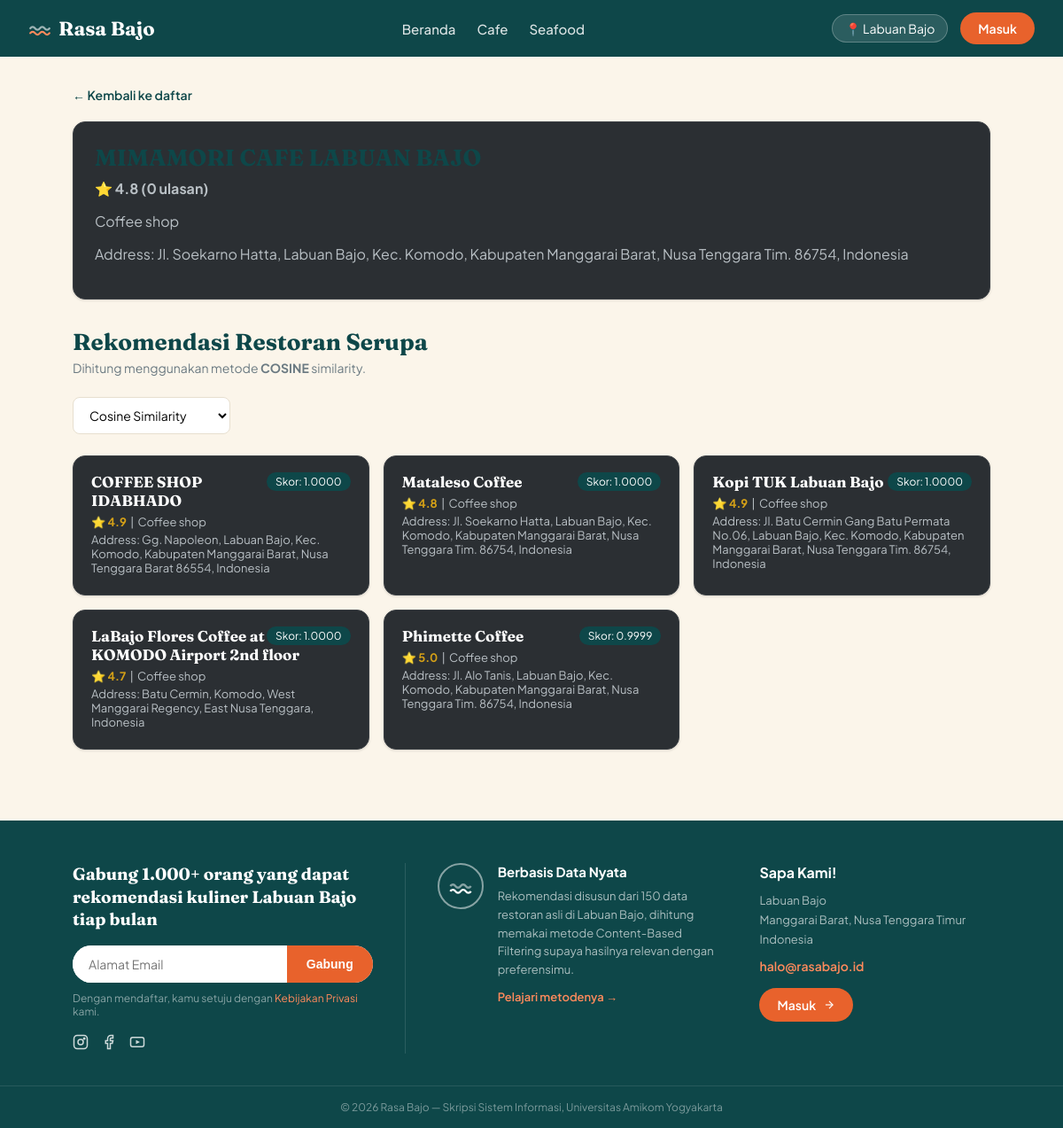
Screenshot of /restoran/2 with the database file from the repository.
### tables this page shows
CREATE TABLE `restoran` (
  `id_restoran` int(11) NOT NULL,
  `restoran_id_csv` int(11) DEFAULT NULL,
  `url` text DEFAULT NULL,
  `nama` varchar(255) NOT NULL,
  `kategori` varchar(255) DEFAULT NULL,
  `kategori_utama` varchar(100) DEFAULT NULL,
  `rating` decimal(2,1) DEFAULT NULL,
  `jumlah_review` int(11) DEFAULT 0,
  `alamat` text DEFAULT NULL,
  `lat` decimal(10,7) DEFAULT NULL,
  `lng` decimal(10,7) DEFAULT NULL,
  `harga` varchar(50) DEFAULT NULL,
  `query_asal` varchar(255) DEFAULT NULL,
  `created_at` timestamp NOT NULL DEFAULT current_timestamp()
);

CREATE TABLE `similarity_score` (
  `id` int(11) NOT NULL,
  `id_restoran_1` int(11) NOT NULL,
  `id_restoran_2` int(11) NOT NULL,
  `skor_cosine` decimal(6,4) DEFAULT NULL,
  `skor_euclidean` decimal(6,4) DEFAULT NULL,
  `skor_jaccard` decimal(6,4) DEFAULT NULL
);

### application/controllers/Home.php (called while the page is built, shortened)
<?php
class Home extends CI_Controller
{
    public function __construct()
    {
        $this->load->model('Restoran_model');
        $this->load->model('Similarity_model');
        $this->load->helper('url');
        $this->load->library('session');
    }
    public function detail($id)
    {
        $resto = $this->Restoran_model->cari_by_restoran_id_csv($id);
        $metode = $this->input->get('metode') ? $this->input->get('metode') : 'cosine';
        $rekomendasi = $this->Similarity_model->top_mirip($id, $metode, 5);
        $data['resto'] = $resto;
        $data['rekomendasi'] = $rekomendasi;
        $data['metode'] = $metode;
        $data['halaman_aktif'] = '';
        $this->load->view('layout/header', $data);
        $this->load->view('home/detail', $data);
        $this->load->view('layout/footer');
    }
}

### index.php (called while the page is built, shortened)
<?php
require_once BASEPATH.'core/CodeIgniter.php';

### application/models/Restoran_model.php (called while the page is built, shortened)
<?php
class Restoran_model extends CI_Model
{
    public function cari_by_restoran_id_csv($id)
    {
        $this->db->where('restoran_id_csv', $id);
        $query = $this->db->get('restoran');
        return $query->row_array();
    }
}

### application/models/Similarity_model.php (called while the page is built, shortened)
<?php
class Similarity_model extends CI_Model
{
    public function top_mirip($id_restoran, $metode = 'cosine', $limit = 5)
    {
        $kolom_map = array(
            'cosine'    => 'skor_cosine',
            'euclidean' => 'skor_euclidean',
            'jaccard'   => 'skor_jaccard',
        );
        $kolom_skor = isset($kolom_map[$metode]) ? $kolom_map[$metode] : 'skor_cosine';
        $sql = "
            SELECT r.restoran_id_csv, r.nama, r.kategori_utama, r.rating, r.jumlah_review, r.alamat, s.$kolom_skor AS skor
            FROM similarity_score s
            JOIN restoran r ON r.restoran_id_csv = s.id_restoran_2
            WHERE s.id_restoran_1 = ?
            ORDER BY s.$kolom_skor DESC
            LIMIT ?
        ";
        $query = $this->db->query($sql, array($id_restoran, $limit));
        return $query->result_array();
    }
}

### application/views/home/detail.php (the view, shortened to what this page needs)
<div class="container">
    <a href="<?php echo base_url(); ?>" style="color:#0E4749; text-decoration:none; font-weight:600; font-size:14px;">&larr; Kembali ke daftar</a>
    <div class="card" style="margin-top:20px; padding:24px;">
        <h1 style="font-size:26px; color:#0E4749;"><?php echo htmlspecialchars($resto['nama']); ?></h1>
        <p class="rating" style="font-size:16px; margin:8px 0;">⭐ <?php echo htmlspecialchars($resto['rating']); ?> (<?php echo (int) $resto['jumlah_review']; ?> ulasan)</p>
        <p><?php echo htmlspecialchars($resto['kategori_utama']); ?></p>
        <p><?php echo htmlspecialchars($resto['alamat']); ?></p>
    </div>
    <div class="section-title" style="margin-top:32px;">
        <h2>Rekomendasi Restoran Serupa</h2>
        <p>Dihitung menggunakan metode <strong><?php echo strtoupper(htmlspecialchars($metode)); ?></strong> similarity.</p>
    </div>
    <form method="GET" action="<?php echo base_url('restoran/' . $resto['restoran_id_csv']); ?>" class="form-filter">
        <select name="metode" onchange="this.form.submit()">
            <option value="cosine" <?php echo $metode === 'cosine' ? 'selected' : ''; ?>>Cosine Similarity</option>
        </select>
    </form>
    <div class="card-grid rekomendasi-grid">
        <?php if (count($rekomendasi) > 0): ?>
            <?php foreach ($rekomendasi as $r): ?>
                <div class="card">
                    <span style="float:right; background:#0E4749; color:white; padding:3px 10px; border-radius:12px; font-size:12px;">
                        Skor: <?php echo number_format($r['skor'], 4); ?>
                    </span>
                    <h3><a href="<?php echo base_url('restoran/' . $r['restoran_id_csv']); ?>" style="text-decoration:none;"><?php echo htmlspecialchars($r['nama']); ?></a></h3>
                    <div class="meta"><span class="rating">⭐ <?php echo htmlspecialchars($r['rating']); ?></span> &nbsp;|&nbsp; <?php echo htmlspecialchars($r['kategori_utama']); ?></div>
                    <div class="meta"><?php echo htmlspecialchars($r['alamat']); ?></div>
                </div>
            <?php endforeach; ?>
        <?php else: ?>
            <p>Belum ada data rekomendasi untuk restoran ini.</p>
        <?php endif; ?>
    </div>
</div>

### application/views/layout/header.php (shortened to what this page needs)
<!DOCTYPE html>
<html lang="id">
<head>
    <link rel="stylesheet" href="<?php echo base_url('assets/style.css'); ?>">
</head>
<body>
<header class="site-header">
    <a href="<?php echo base_url(); ?>" class="brand">
        Rasa Bajo
    </a>
    <ul class="nav-links">
        <li><a href="<?php echo base_url(); ?>" class="<?php echo (isset($halaman_aktif) && $halaman_aktif === 'beranda') ? 'active' : ''; ?>">Beranda</a></li>
        <li><a href="<?php echo base_url('?kategori=Cafe'); ?>">Cafe</a></li>
        <li><a href="<?php echo base_url('?kategori=Seafood restaurant'); ?>">Seafood</a></li>
    </ul>
    <div class="header-right">
        <span class="location-badge">📍 Labuan Bajo</span>
        <?php if ($this->session->userdata('logged_in')): ?>
            <a href="<?php echo base_url('auth/logout'); ?>" class="user-chip">
                <span class="avatar"><?php echo strtoupper(substr($this->session->userdata('nama'), 0, 1)); ?></span>
                <?php echo htmlspecialchars($this->session->userdata('nama')); ?>
            </a>
        <?php else: ?>
            <a href="<?php echo base_url('auth/login'); ?>" class="btn-masuk">Masuk</a>
        <?php endif; ?>
    </div>
</header>

### application/views/layout/footer.php
<footer class="site-footer">
    <div class="footer-inner">
        <div class="footer-col-newsletter">
            <h3>Gabung 1.000+ orang yang dapat rekomendasi kuliner Labuan Bajo tiap bulan</h3>
            <form class="newsletter-form" onsubmit="return false;">
                <input type="email" placeholder="Alamat Email">
                <button type="submit">Gabung</button>
            </form>
            <p class="footer-small">Dengan mendaftar, kamu setuju dengan <a href="#">Kebijakan Privasi</a> kami.</p>
            <div class="footer-social">
                <a href="#" aria-label="Instagram">
                    <svg width="18" height="18" viewBox="0 0 24 24" fill="none" stroke="currentColor" stroke-width="2"><rect x="2" y="2" width="20" height="20" rx="5"/><circle cx="12" cy="12" r="4"/><circle cx="17.5" cy="6.5" r="1"/></svg>
                </a>
                <a href="#" aria-label="Facebook">
                    <svg width="18" height="18" viewBox="0 0 24 24" fill="none" stroke="currentColor" stroke-width="2"><path d="M18 2h-3a5 5 0 0 0-5 5v3H7v4h3v8h4v-8h3l1-4h-4V7a1 1 0 0 1 1-1h3z"/></svg>
                </a>
                <a href="#" aria-label="Youtube">
                    <svg width="18" height="18" viewBox="0 0 24 24" fill="none" stroke="currentColor" stroke-width="2"><rect x="2" y="5" width="20" height="14" rx="3"/><polygon points="10,9 16,12 10,15" fill="currentColor" stroke="none"/></svg>
                </a>
            </div>
        </div>
        <div class="footer-col-badge">
            <div class="badge-circle">
                <svg width="28" height="28" viewBox="0 0 24 24" fill="none" stroke="white" stroke-width="2"><path d="M2 17c1.5-2 3.5-2 5 0s3.5 2 5 0 3.5-2 5 0 3.5 2 5 0"/><path d="M2 12c1.5-2 3.5-2 5 0s3.5 2 5 0 3.5-2 5 0 3.5 2 5 0" opacity="0.5"/></svg>
            </div>
            <div>
                <h4>Berbasis Data Nyata</h4>
                <p>Rekomendasi disusun dari 150 data restoran asli di Labuan Bajo, dihitung memakai metode Content-Based Filtering supaya hasilnya relevan dengan preferensimu.</p>
                <a href="#" class="footer-link-inline">Pelajari metodenya &rarr;</a>
            </div>
        </div>
        <div class="footer-col-contact">
            <h4>Sapa Kami!</h4>
            <p>Labuan Bajo<br>Manggarai Barat, Nusa Tenggara Timur<br>Indonesia</p>
            <a href="mailto:halo@rasabajo.id" class="footer-contact-link">halo@rasabajo.id</a>
            <a href="<?php echo base_url('auth/login'); ?>" class="btn-contact">
                Masuk
                <svg width="14" height="14" viewBox="0 0 24 24" fill="none" stroke="currentColor" stroke-width="2"><line x1="5" y1="12" x2="19" y2="12"/><polyline points="12 5 19 12 12 19"/></svg>
            </a>
        </div>
    </div>
    <div class="footer-bottom">
        <p>&copy; <?php echo date('Y'); ?> Rasa Bajo — Skripsi Sistem Informasi, Universitas Amikom Yogyakarta</p>
    </div>
</footer>
</body>
</html>

### rows the page displays
restoran: rating "4.8", jumlah_review "0", kategori_utama "Coffee shop", alamat "Address: Jl. Soekarno Hatta, Labuan Bajo, Kec. Komodo, Kabupaten Manggarai Barat, Nusa Tenggara Tim. 86754, Indonesia"
similarity_score: skor_cosine "1.0000", id_restoran_2.nama "COFFEE SHOP IDABHADO", id_restoran_2.rating "4.9", id_restoran_2.kategori_utama "Coffee shop", id_restoran_2.alamat "Address: Gg. Napoleon, Labuan Bajo, Kec. Komodo, Kabupaten Manggarai Barat, Nusa Tenggara Barat 86554, Indonesia"
similarity_score: skor_cosine "1.0000", id_restoran_2.nama "Mataleso Coffee", id_restoran_2.rating "4.8", id_restoran_2.kategori_utama "Coffee shop", id_restoran_2.alamat "Address: Jl. Soekarno Hatta, Labuan Bajo, Kec. Komodo, Kabupaten Manggarai Barat, Nusa Tenggara Tim. 86754, Indonesia"
similarity_score: skor_cosine "1.0000", id_restoran_2.nama "Kopi TUK Labuan Bajo", id_restoran_2.rating "4.9", id_restoran_2.kategori_utama "Coffee shop", id_restoran_2.alamat "Address: Jl. Batu Cermin Gang Batu Permata No.06, Labuan Bajo, Kec. Komodo, Kabupaten Manggarai Barat, Nusa Tenggara Tim. 86754, Indonesia"
similarity_score: skor_cosine "1.0000", id_restoran_2.nama "LaBajo Flores Coffee at KOMODO Airport 2nd floor", id_restoran_2.rating "4.7", id_restoran_2.kategori_utama "Coffee shop", id_restoran_2.alamat "Address: Batu Cermin, Komodo, West Manggarai Regency, East Nusa Tenggara, Indonesia"
similarity_score: skor_cosine "0.9999", id_restoran_2.nama "Phimette Coffee", id_restoran_2.rating "5.0", id_restoran_2.kategori_utama "Coffee shop", id_restoran_2.alamat "Address: Jl. Alo Tanis, Labuan Bajo, Kec. Komodo, Kabupaten Manggarai Barat, Nusa Tenggara Tim. 86754, Indonesia"

### other values shown
$metode "COSINE"
